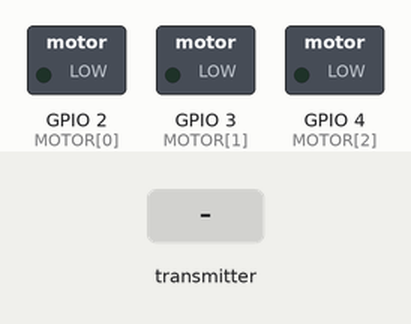
Simulated run of this sketch. Board: ESP32-C3. Parts: switched loads named in the sketch (green lamp = pin HIGH). Inputs (shaded band) come from the test bench.

Above: at 1.2 s.
1.3 s: the transmitter starts sending duty.0 = 64
At 2.9 s:
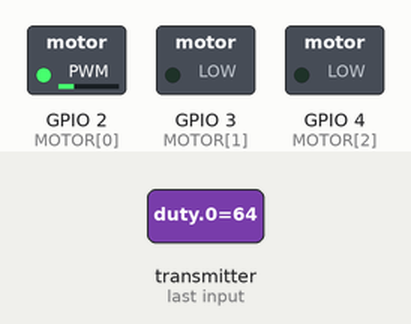
3.4 s: the transmitter starts sending duty.1 = 64
At 4.2 s:
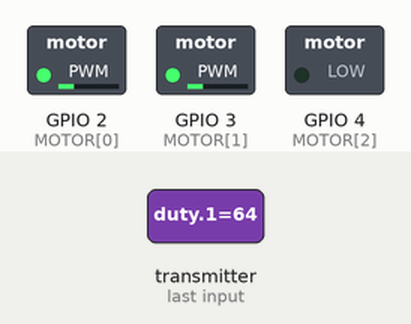
4.9 s: the transmitter starts sending duty.2 = 64
At 5.5 s:
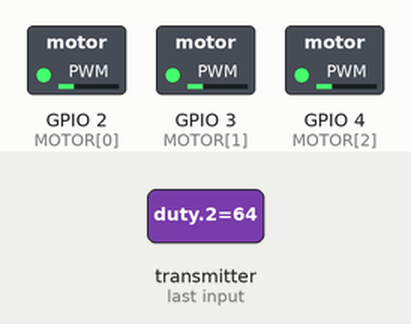
6.4 s: the transmitter starts sending duty.0 = 0
At 7.6 s:
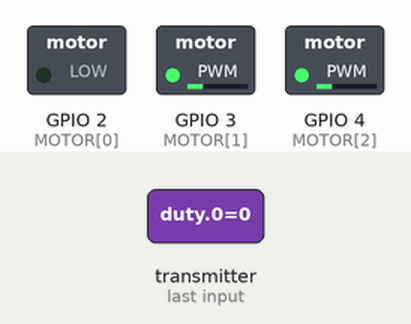
7.9 s: the transmitter starts sending duty.1 = 0
At 8.8 s:
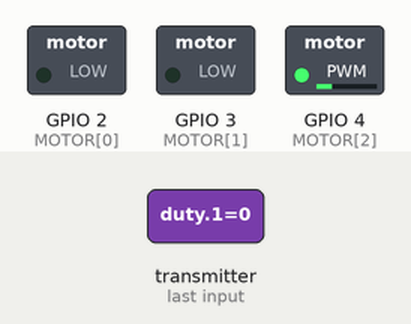
9.4 s: the transmitter starts sending duty.2 = 128
At 10.1 s:
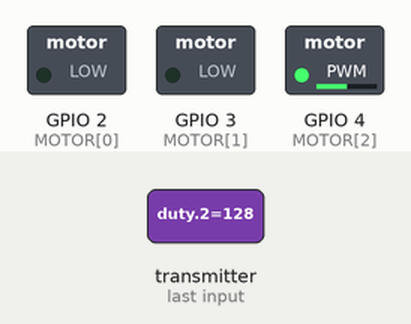
Timing chart, 0 to 11.9 s (numbered marks = the images above; inputs shaded):
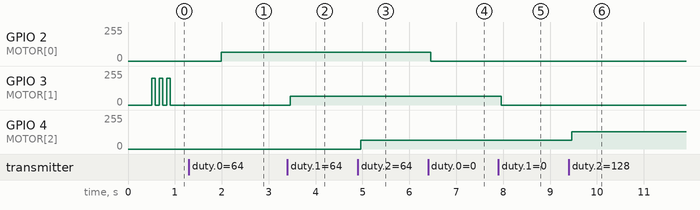

Measured:
- after the input at 1.3 s, GPIO 2 (MOTOR[0]): 0/255 → 64/255 after 0.68 s; GPIO 3 (MOTOR[1]): stops changing and stays 0/255
- after the input at 3.4 s, GPIO 3 (MOTOR[1]): 0/255 → 64/255 after 0.06 s
- after the input at 4.9 s, GPIO 4 (MOTOR[2]): 0/255 → 64/255 after 0.06 s
- after the input at 6.4 s, GPIO 2 (MOTOR[0]): 64/255 → 0/255 after 0.05 s
- after the input at 7.9 s, GPIO 3 (MOTOR[1]): 64/255 → 0/255 after 0.06 s
- after the input at 9.4 s, GPIO 4 (MOTOR[2]): 64/255 → 128/255 after 0.06 s
- by itself, GPIO 3 (MOTOR[1]): alternates 200/255 for 0.08 s and 0/255 for 0.08 s, 6 changes in all, then stays 0/255

The sketch:

belt_esp32c3.ino
```cpp
// GuideSense belt receiver — ESP32-C3 (final wireless version, ESP-NOW)
// Receives 3 bytes {left, centre, right} (PWM 0–255) + 1 byte pattern ~20×/s from the cane.
// If no packet arrives for 500 ms → "link lost" buzz so the user knows feedback is unavailable.
// STATUS: stub, to be completed after prototype v1 (wired) works.
#include <WiFi.h>
#include <esp_now.h>

const int MOTOR[3] = {2, 3, 4};      // ESP32-C3 SuperMini GPIOs (PWM via LEDC)
struct Packet { uint8_t duty[3]; uint8_t pattern; } pkt;
volatile unsigned long lastRx = 0;

void onRecv(const esp_now_recv_info_t*, const uint8_t* data, int len) {
  if (len == sizeof(Packet)) { memcpy(&pkt, data, len); lastRx = millis(); }
}

void setup() {
  WiFi.mode(WIFI_STA);
  esp_now_init();
  esp_now_register_recv_cb(onRecv);
  for (int i = 0; i < 3; i++) { pinMode(MOTOR[i], OUTPUT); analogWrite(MOTOR[i], 0); }
}

void loop() {
  if (millis() - lastRx > 500) {                 // link lost: slow triple buzz on centre
    for (int i = 0; i < 3; i++) { analogWrite(MOTOR[1], 200); delay(80); analogWrite(MOTOR[1], 0); delay(80); }
    delay(1000);
    return;
  }
  for (int i = 0; i < 3; i++) analogWrite(MOTOR[i], pkt.duty[i]);
  delay(10);
}
```
